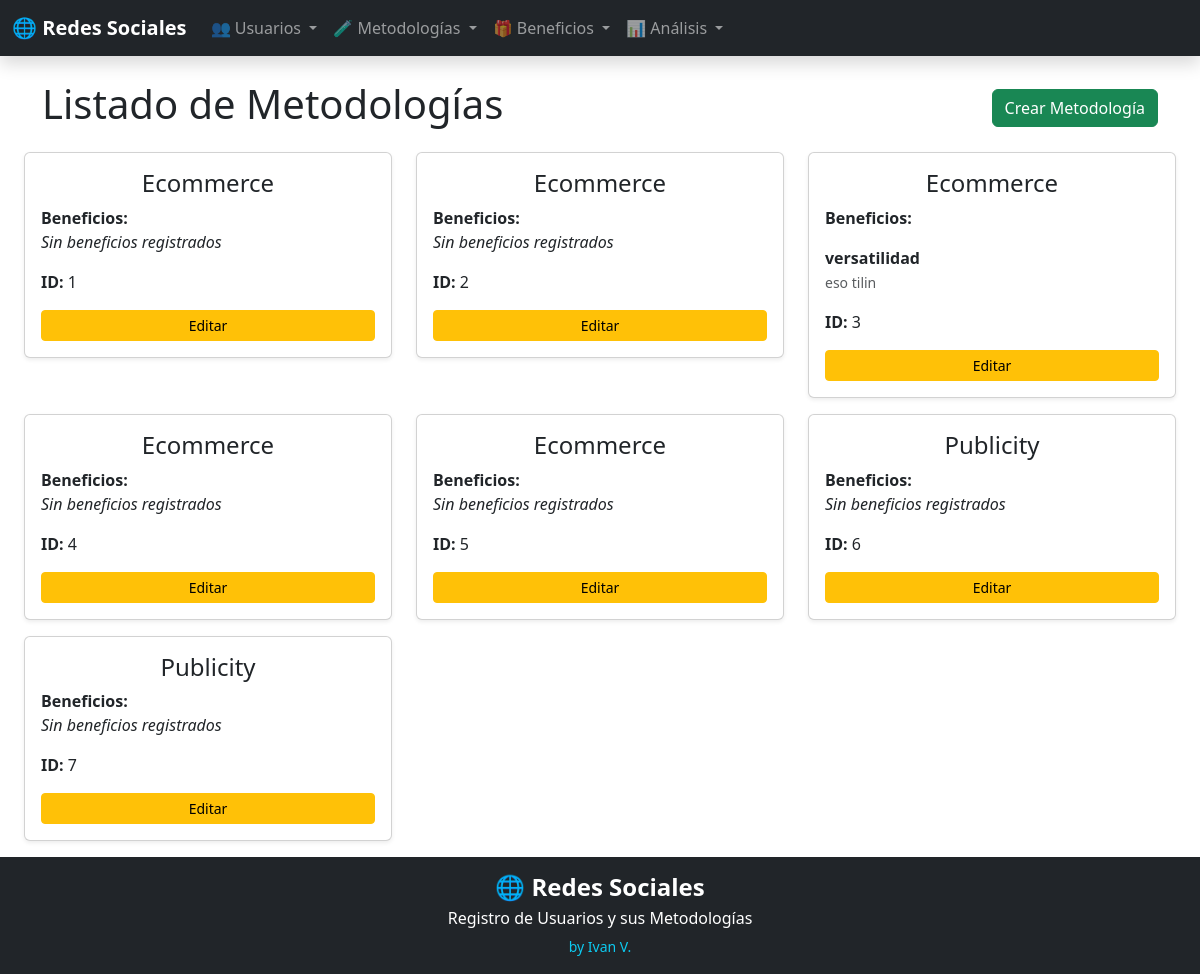
Before: /methodologies with the older database file.
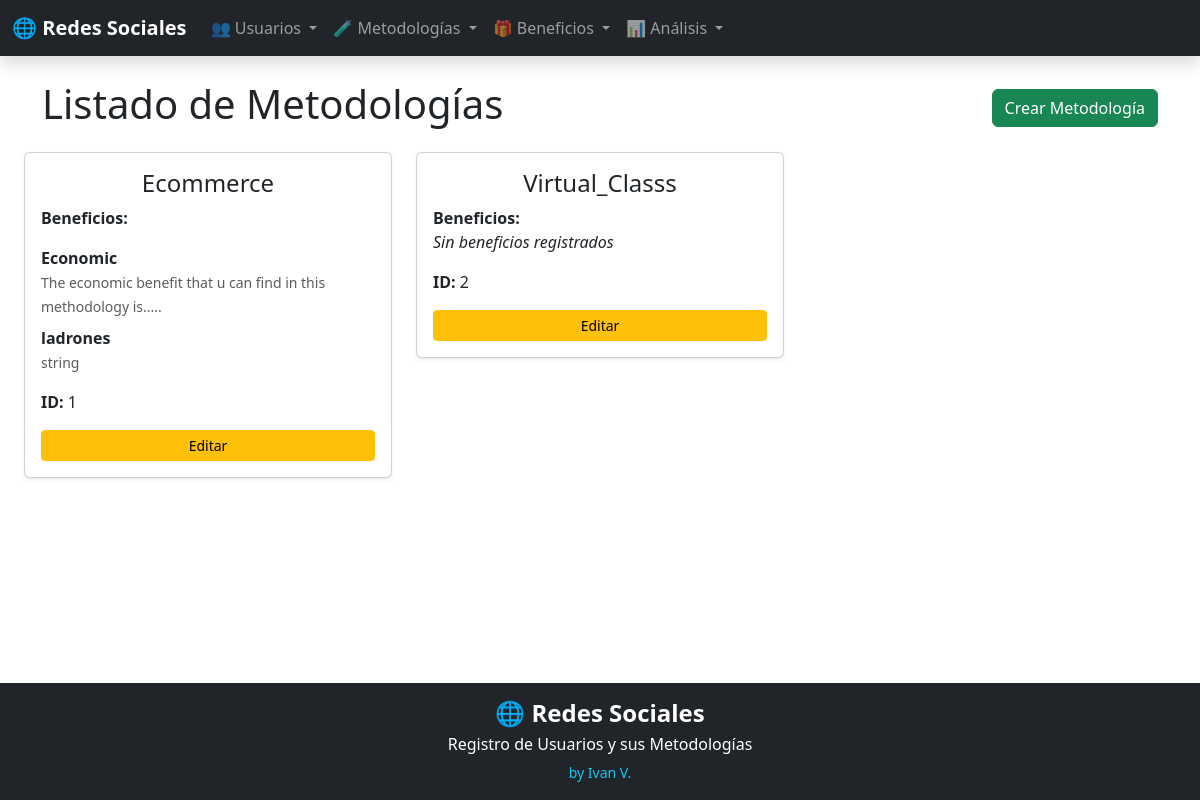
After: the same page with the newer database file.
### backend/models.py (models this page shows)
class MethodologyBase(SQLModel):
    name: str
    description: Optional[str] = None

class Methodology(MethodologyBase, table=True):
    id: Optional[int] = Field(default=None, primary_key=True)
    users: List["User"] = Relationship(back_populates="methodologies", link_model=UserMethodologyLink)
    benefits: List["Benefit"] = Relationship(back_populates="methodologies", link_model=MethodologyBenefitLink)

class BenefitBase(SQLModel):
    name: str
    description: Optional[str] = None

class Benefit(BenefitBase, table=True):
    id: Optional[int] = Field(default=None, primary_key=True)
    methodologies: List[Methodology] = Relationship(back_populates="benefits", link_model=MethodologyBenefitLink)

### backend/methodology.py (the view)
@router.get("", response_class=HTMLResponse)
def show_methodologies(request: Request, session: SessionDep):
    methodologies = session.exec(select(Methodology)).all()
    return request.app.state.templates.TemplateResponse(
        "methodologies_list.html",
        {
            "request": request,
            "methodologies": methodologies
        }
    )

### templates/methodologies_list.html (shortened to what this page needs)
{% extends 'base.html' %}
{% block content %}
<div class="container mt-4">
    <div class="d-flex justify-content-between align-items-center mb-3">
        <h1>Listado de Metodologías</h1>
    <div class="d-flex gap-2">
        <a href="/methodologies/new" class="btn btn-success">Crear Metodología</a>
    </div>
</div>
    </div>
    <div class="row">
        {% for methodology in methodologies %}
        <div class="col-md-4 mb-3">
            <div class="card shadow-sm">
                <div class="card-body">
                    <h4 class="card-title text-center">{{ methodology.name }}</h4>
                    <p>
                    <strong>Beneficios:</strong><br>
                        {% for b in methodology.benefits %}
                    <div class="mb-2">
                    <strong>{{ b.name }}</strong><br>
                        {% if b.description %}
                    <small class="text-muted">{{ b.description }}</small>
                        {% else %}
                    <small class="text-muted"><em>Sin descripción</em></small>
                        {% endif %}
                    </div>
                        {% else %}
                    <em>Sin beneficios registrados</em>
                        {% endfor %}
                    </p>
                    <p class="card-text">
                        <strong>ID:</strong> {{ methodology.id }}
                    </p>
                    <a href="/methodologies/edit/{{ methodology.id }}" class="btn btn-warning btn-sm w-100">
                    Editar
                    </a>
                </div>
            </div>
        </div>
        {% endfor %}
    </div>
{% endblock %}

### templates/base.html (shortened to what this page needs)
<!DOCTYPE html>
<html lang="es">
<head>
    <link
        href="https://cdn.jsdelivr.net/npm/bootstrap@5.3.3/dist/css/bootstrap.min.css"
        rel="stylesheet"
    >
    <link
        rel="stylesheet"
        href="https://cdnjs.cloudflare.com/ajax/libs/font-awesome/6.5.1/css/all.min.css"
    >
</head>
<body>
    {% include 'navbar.html' %}
    <main class="container-fluid px-2 px-md-4">
        {% block content %}
        {% endblock %}
    </main>
    <footer class="py-3 bg-dark text-center text-white">
        <h4 class="fw-bold mb-1">
            🌐 Redes Sociales
        </h4>
        <p class="mb-1">
            Registro de Usuarios y sus Metodologías
        </p>
        <a
            href="https://github.com/Iv4n-0v"
            target="_blank"
            class="text-info text-decoration-none"
        >
            <small>by Ivan V.</small>
        </a>
    </footer>
</body>
</html>

### templates/navbar.html (shortened to what this page needs)
<nav class="navbar navbar-expand-lg navbar-dark bg-dark shadow">
    <div class="container-fluid">
        <a class="navbar-brand fw-bold" href="/">
            🌐 Redes Sociales
        </a>
        <div class="collapse navbar-collapse" id="navbarMenu">
            <ul class="navbar-nav me-auto mb-2 mb-lg-0">
                <li class="nav-item dropdown">
                    <a
                        class="nav-link dropdown-toggle"
                        href="#"
                        role="button"
                        data-bs-toggle="dropdown">
                        👥 Usuarios
                    </a>
                </li>
                <li class="nav-item dropdown">
                    <a
                        class="nav-link dropdown-toggle"
                        href="#"
                        role="button"
                        data-bs-toggle="dropdown">
                        🧪 Metodologías
                    </a>
                </li>
                <li class="nav-item dropdown">
                    <a
                        class="nav-link dropdown-toggle"
                        href="#"
                        role="button"
                        data-bs-toggle="dropdown">
                        🎁 Beneficios
                    </a>
                </li>
                <li class="nav-item dropdown">
                    <a
                        class="nav-link dropdown-toggle"
                        href="#"
                        role="button"
                        data-bs-toggle="dropdown">
                        📊 Análisis
                    </a>
                </li>
            </ul>
        </div>
    </div>
</nav>

### templates/base.html (style rules this page uses)
html, body { width: 100%; min-height: 100%; margin: 0; }
body { min-height: 100dvh; display: flex; flex-direction: column; }
main { flex: 1; display: flex; flex-direction: column; }
footer { flex-shrink: 0; }

Changed rows visible on the page:
removed Methodology: name "Ecommerce", id "3"
removed Benefit: name "versatilidad", description "eso tilin", shown under "Ecommerce"
removed Methodology: name "Ecommerce", id "4"
removed Methodology: name "Ecommerce", id "5"
removed Methodology: name "Publicity", id "6"
removed Methodology: name "Publicity", id "7"
changed Methodology "Ecommerce": no longer shows "Sin beneficios registrados"
added Benefit: name "Economic", description "The economic benefit that u can find in this methodology is.....", shown under Methodology "Ecommerce"
added Benefit: name "ladrones", description "string", shown under Methodology "Ecommerce"
changed Methodology id 2: name "Ecommerce" → "Virtual_Classs"
